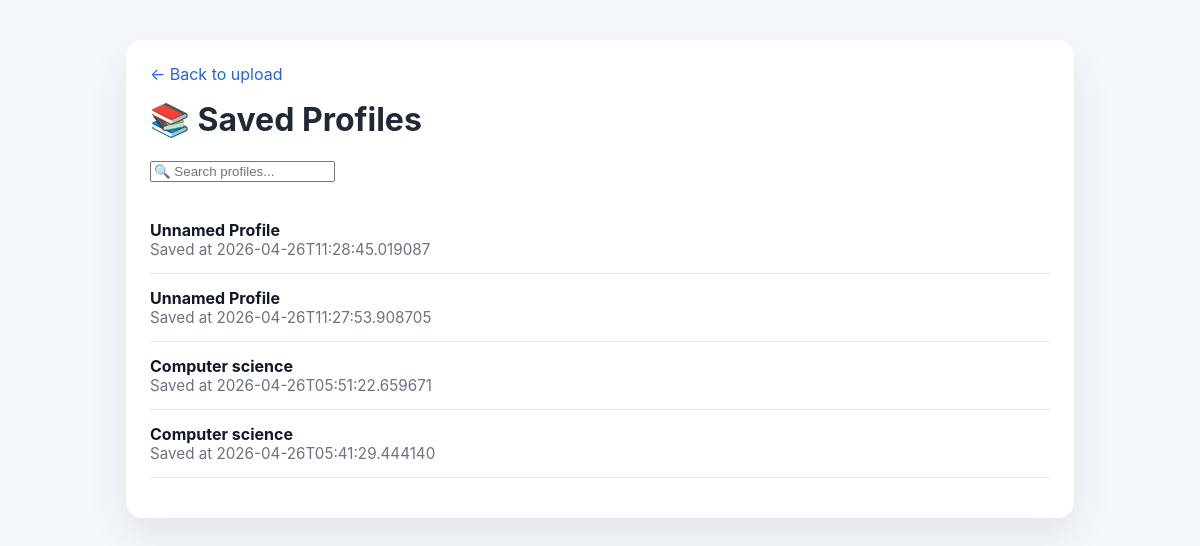
The page /profiles on the database its author committed.
### tables this page shows
CREATE TABLE profiles (
            id INTEGER PRIMARY KEY AUTOINCREMENT,
            name TEXT,
            skills TEXT,
            education TEXT,
            experience TEXT,
            projects TEXT,
            roles TEXT,
            resume_file TEXT,
            created_at TEXT
        , cover_letter TEXT);

### app.py (the view)
@app.route('/profiles')
def profiles():
    profiles = list_profiles()
    return render_template('profiles.html', profiles=profiles)

### app.py (called while the page is built)
def get_db_connection():
    conn = sqlite3.connect(DB_PATH)
    conn.row_factory = sqlite3.Row
    return conn

def list_profiles():
    conn = get_db_connection()
    rows = conn.execute("SELECT id, name, created_at FROM profiles ORDER BY created_at DESC").fetchall()
    conn.close()
    return [dict(row) for row in rows]

### templates/profiles.html (shortened to what this page needs)
<!DOCTYPE html>
<html lang="en">
  <head>
    <link rel="stylesheet" href="/static/styles.css" />
  </head>
  <body>
    <div class="container">
      <a class="back-link" href="/">← Back to upload</a>
      <h1>📚 Saved Profiles</h1>
      {% if profiles %}
      <div class="search-box-section">
        <input type="text" id="profiles-search" placeholder="🔍 Search profiles..." data-search-type="profiles" />
      </div>
      <ul class="profile-list">
        {% for profile in profiles %}
        <li data-searchable data-filterable>
          <a href="/profile/{{ profile.id }}"><strong>{{ profile.name }}</strong></a>
          <div class="small">Saved at {{ profile.created_at }}</div>
        </li>
        {% endfor %}
      </ul>
      {% else %}
      <p>No profiles saved yet. Upload a resume and check "Save this profile".</p>
      {% endif %}
    </div>
  </body>
</html>

### static/styles.css (style rules this page uses)
body { font-family: Inter, system-ui, -apple-system, BlinkMacSystemFont, 'Segoe UI', sans-serif; background: #f4f7fb; color: #1f2937; margin: 0; padding: 0; }
.container { max-width: 900px; margin: 40px auto; padding: 24px; background: #ffffff; border-radius: 16px; box-shadow: 0 18px 42px rgba(15, 23, 42, 0.08); }
h1 { margin-top: 0; }
.back-link, .secondary-link { display: inline-block; margin-bottom: 16px; color: #2563eb; text-decoration: none; }
.small { color: #6b7280; font-size: 0.95rem; }
.profile-list, .job-api-list { list-style: none; padding-left: 0; }
.profile-list li, .job-api-list li { padding: 14px 0; border-bottom: 1px solid #e5e7eb; }
.profile-list a, .job-api-list a { color: #111827; text-decoration: none; }
.search-box-section { margin-bottom: 24px; }

### rows shown on the page
profiles: name "Unnamed Profile", created_at "2026-04-26T11:28:45.019087"
profiles: name "Unnamed Profile", created_at "2026-04-26T11:27:53.908705"
profiles: name "Computer science", created_at "2026-04-26T05:51:22.659671"
profiles: name "Computer science", created_at "2026-04-26T05:41:29.444140"
